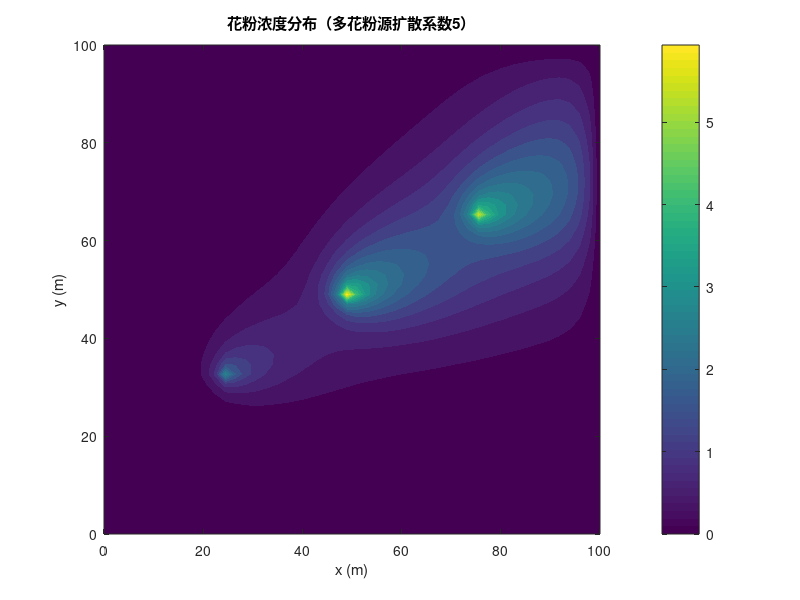

Write MATLAB code to recreate this figure.
%% 参数设置
Lx = 100;           % x方向长度(m)
Ly = 100;           % y方向长度(m)
nx = 50;            % x方向网格数
ny = 50;            % y方向网格数
dx = Lx/(nx-1);     % x方向步长
dy = Ly/(ny-1);     % y方向步长
dt = 0.1;           % 时间步长(s)
T_total = 50;       % 总模拟时间(s)
nt = T_total/dt;    % 时间步数

D = 5;            % 扩散系数(m²/s)
g = 9.81;           % 重力加速度(m/s²)
dp = 1e-5;          % 颗粒直径(m)
rho_p = 1500;       % 颗粒密度(kg/m³)
rho_a = 1.225;      % 空气密度(kg/m³)
mu = 1.8e-5;        % 空气动力黏度(Pa·s)
Vd = (g * dp^2 * (rho_p - rho_a)) / (18 * mu); % 沉降速度(m/s)

% 风速场定义
vx = 2.0 * ones(nx, ny);  % 东风
vy = 1* ones(nx, ny);  % 无y方向风

% 定义多个污染源
sources = [
   struct('x', round(nx/4), 'y', round(ny/3), 'strength', 10),  % 左上部
   struct('x', round(3*nx/4), 'y', round(2*ny/3), 'strength', 15), % 右下部
   struct('x', round(nx/2), 'y', round(ny/2), 'strength', 20)      % 中心
];

% 初始化Q矩阵并叠加源
Q = zeros(nx, ny);
for k = 1:length(sources)
    src = sources(k);
    Q(src.x, src.y) = Q(src.x, src.y) + src.strength;
end

% 边界条件参数
h = 0.1;            % 传质系数
C_ext = 0;          % 外部环境浓度

%% 初始化与主循环（保持不变）
C = zeros(nx, ny);
C_prev = C;

% 主循环（时间推进）
for t = 1:nt
    C_prev = C;
    
    for i = 2:nx-1
        for j = 2:ny-1
            %--- 修正的对流项 ---
            % x方向
            if vx(i,j) >= 0
                adv_x = vx(i,j) * (C_prev(i,j) - C_prev(i-1,j)) / dx;
            else
                adv_x = vx(i,j) * (C_prev(i+1,j) - C_prev(i,j)) / dx;
            end
            
            % y方向
            if vy(i,j) >= 0
                adv_y = vy(i,j) * (C_prev(i,j) - C_prev(i,j-1)) / dy;
            else
                adv_y = vy(i,j) * (C_prev(i,j+1) - C_prev(i,j)) / dy;
            end
            
            % 扩散项
         diff_x = (C_prev(i+1,j) - 2*C_prev(i,j) + C_prev(i-1,j)) / dx^2;
         diff_y = (C_prev(i,j+1) - 2*C_prev(i,j) + C_prev(i,j-1)) / dy^2;
            
            % 更新方程
            C(i,j) = C_prev(i,j) + dt*(...
                -adv_x - adv_y ...          % 对流项
                + D*(diff_x + diff_y) ...   % 扩散项
                - Vd*C_prev(i,j) ...        % 沉降项
                + Q(i,j));                  % 源项
        end 
        end
    end

%% 可视化
[X, Y] = meshgrid(linspace(0,Lx,nx), linspace(0,Ly,ny));
contourf(X, Y, C', 20, 'LineColor', 'none');
colorbar;
title('花粉浓度分布（多花粉源扩散系数5）');
xlabel('x (m)'); ylabel('y (m)');